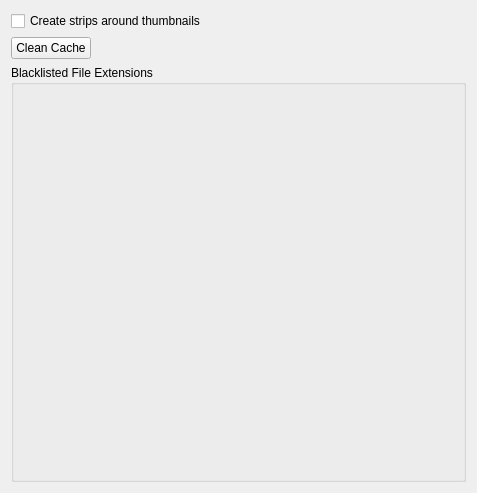
<?xml version="1.0" encoding="UTF-8"?>
<ui version="4.0">
 <class>configDialog</class>
 <widget class="QWidget" name="configDialog">
  <property name="geometry">
   <rect>
    <x>0</x>
    <y>0</y>
    <width>477</width>
    <height>493</height>
   </rect>
  </property>
  <layout class="QVBoxLayout" name="verticalLayout">
   <item>
    <widget class="QCheckBox" name="kcfg_createStrips">
     <property name="text">
      <string>Create strips around thumbnails</string>
     </property>
    </widget>
   </item>
   <item>
    <layout class="QHBoxLayout" name="horizontalLayout">
     <item>
      <widget class="KPushButton" name="clean_cache">
       <property name="text">
        <string>Clean Cache</string>
       </property>
      </widget>
     </item>
     <item>
      <spacer name="horizontalSpacer">
       <property name="orientation">
        <enum>Qt::Horizontal</enum>
       </property>
       <property name="sizeHint" stdset="0">
        <size>
         <width>40</width>
         <height>20</height>
        </size>
       </property>
      </spacer>
     </item>
    </layout>
   </item>
   <item>
    <widget class="KEditListBox" name="kcfg_noextensions">
     <property name="sizePolicy">
      <sizepolicy hsizetype="MinimumExpanding" vsizetype="Preferred">
       <horstretch>0</horstretch>
       <verstretch>1</verstretch>
      </sizepolicy>
     </property>
     <property name="title">
      <string>Blacklisted File Extensions</string>
     </property>
    </widget>
   </item>
  </layout>
 </widget>
 <customwidgets>
  <customwidget>
   <class>KEditListBox</class>
   <extends>QGroupBox</extends>
   <header>keditlistbox.h</header>
  </customwidget>
  <customwidget>
   <class>KPushButton</class>
   <extends>QPushButton</extends>
   <header>kpushbutton.h</header>
  </customwidget>
 </customwidgets>
 <resources/>
 <connections/>
</ui>
